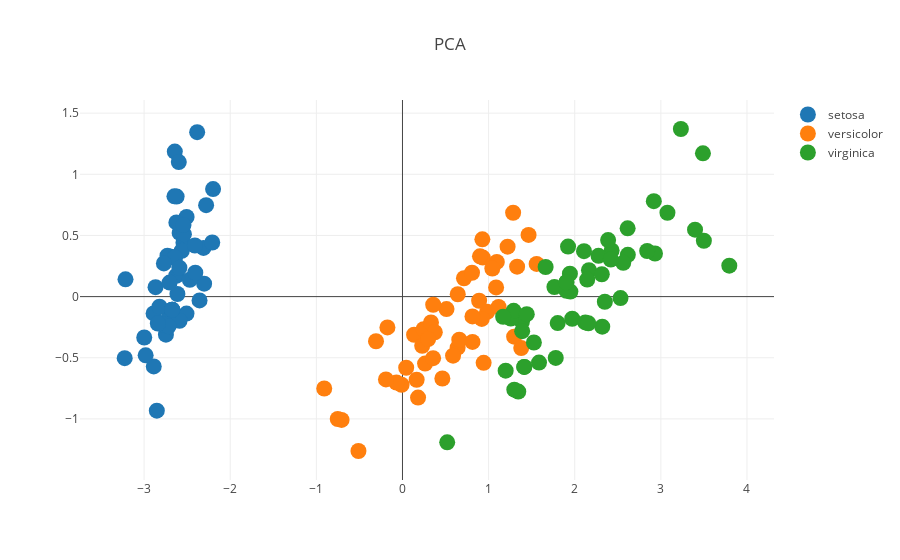

The notebook cell saved with this chart:
### Code cell
generate_chart("PCA",['pca1','pca2'])

### Figure 1 — Plotly figure (JSON) as saved in the notebook; plotly's stock layout.template omitted (floating-point values rounded to 4 significant figures)
{"data": [{"hoverinfo": "text", "marker": {"size": 16}, "mode": "markers", "name": "setosa", "text": ["sepal length (cm): 5.1<br>sepal width (cm): 3.5<br>petal length (cm): 1.4<br>petal width (cm): 0.2", "sepal length (cm): 4.9<br>sepal width (cm): 3.0<br>petal length (cm): 1.4<br>petal width (cm): 0.2", "sepal length (cm): 4.7<br>sepal width (cm): 3.2<br>petal length (cm): 1.3<br>petal width (cm): 0.2", "sepal length (cm): 4.6<br>sepal width (cm): 3.1<br>petal length (cm): 1.5<br>petal width (cm): 0.2", "sepal length (cm): 5.0<br>sepal width (cm): 3.6<br>petal length (cm): 1.4<br>petal width (cm): 0.2", "sepal length (cm): 5.4<br>sepal width (cm): 3.9<br>petal length (cm): 1.7<br>petal width (cm): 0.4", "sepal length (cm): 4.6<br>sepal width (cm): 3.4<br>petal length (cm): 1.4<br>petal width (cm): 0.3", "sepal length (cm): 5.0<br>sepal width (cm): 3.4<br>petal length (cm): 1.5<br>petal width (cm): 0.2", "sepal length (cm): 4.4<br>sepal width (cm): 2.9<br>petal length (cm): 1.4<br>petal width (cm): 0.2", "sepal length (cm): 4.9<br>sepal width (cm): 3.1<br>petal length (cm): 1.5<br>petal width (cm): 0.1", "sepal length (cm): 5.4<br>sepal width (cm): 3.7<br>petal length (cm): 1.5<br>petal width (cm): 0.2", "sepal length (cm): 4.8<br>sepal width (cm): 3.4<br>petal length (cm): 1.6<br>petal width (cm): 0.2", "sepal length (cm): 4.8<br>sepal width (cm): 3.0<br>petal length (cm): 1.4<br>petal width (cm): 0.1", "sepal length (cm): 4.3<br>sepal width (cm): 3.0<br>petal length (cm): 1.1<br>petal width (cm): 0.1", "sepal length (cm): 5.8<br>sepal width (cm): 4.0<br>petal length (cm): 1.2<br>petal width (cm): 0.2", "sepal length (cm): 5.7<br>sepal width (cm): 4.4<br>petal length (cm): 1.5<br>petal width (cm): 0.4", "sepal length (cm): 5.4<br>sepal width (cm): 3.9<br>petal length (cm): 1.3<br>petal width (cm): 0.4", "sepal length (cm): 5.1<br>sepal width (cm): 3.5<br>petal length (cm): 1.4<br>petal width (cm): 0.3", "sepal length (cm): 5.7<br>sepal width (cm): 3.8<br>petal length (cm): 1.7<br>petal width (cm): 0.3", "sepal length (cm): 5.1<br>sepal width (cm): 3.8<br>petal length (cm): 1.5<br>petal width (cm): 0.3", "sepal length (cm): 5.4<br>sepal width (cm): 3.4<br>petal length (cm): 1.7<br>petal width (cm): 0.2", "sepal length (cm): 5.1<br>sepal width (cm): 3.7<br>petal length (cm): 1.5<br>petal width (cm): 0.4", "sepal length (cm): 4.6<br>sepal width (cm): 3.6<br>petal length (cm): 1.0<br>petal width (cm): 0.2", "sepal length (cm): 5.1<br>sepal width (cm): 3.3<br>petal length (cm): 1.7<br>petal width (cm): 0.5", "sepal length (cm): 4.8<br>sepal width (cm): 3.4<br>petal length (cm): 1.9<br>petal width (cm): 0.2", "sepal length (cm): 5.0<br>sepal width (cm): 3.0<br>petal length (cm): 1.6<br>petal width (cm): 0.2", "sepal length (cm): 5.0<br>sepal width (cm): 3.4<br>petal length (cm): 1.6<br>petal width (cm): 0.4", "sepal length (cm): 5.2<br>sepal width (cm): 3.5<br>petal length (cm): 1.5<br>petal width (cm): 0.2", "sepal length (cm): 5.2<br>sepal width (cm): 3.4<br>petal length (cm): 1.4<br>petal width (cm): 0.2", "sepal length (cm): 4.7<br>sepal width (cm): 3.2<br>petal length (cm): 1.6<br>petal width (cm): 0.2", "sepal length (cm): 4.8<br>sepal width (cm): 3.1<br>petal length (cm): 1.6<br>petal width (cm): 0.2", "sepal length (cm): 5.4<br>sepal width (cm): 3.4<br>petal length (cm): 1.5<br>petal width (cm): 0.4", "sepal length (cm): 5.2<br>sepal width (cm): 4.1<br>petal length (cm): 1.5<br>petal width (cm): 0.1", "sepal length (cm): 5.5<br>sepal width (cm): 4.2<br>petal length (cm): 1.4<br>petal width (cm): 0.2", "sepal length (cm): 4.9<br>sepal width (cm): 3.1<br>petal length (cm): 1.5<br>petal width (cm): 0.1", "sepal length (cm): 5.0<br>sepal width (cm): 3.2<br>petal length (cm): 1.2<br>petal width (cm): 0.2", "sepal length (cm): 5.5<br>sepal width (cm): 3.5<br>petal length (cm): 1.3<br>petal width (cm): 0.2", "sepal length (cm): 4.9<br>sepal width (cm): 3.1<br>petal length (cm): 1.5<br>petal width (cm): 0.1", "sepal length (cm): 4.4<br>sepal width (cm): 3.0<br>petal length (cm): 1.3<br>petal width (cm): 0.2", "sepal length (cm): 5.1<br>sepal width (cm): 3.4<br>petal length (cm): 1.5<br>petal width (cm): 0.2", "sepal length (cm): 5.0<br>sepal width (cm): 3.5<br>petal length (cm): 1.3<br>petal width (cm): 0.3", "sepal length (cm): 4.5<br>sepal width (cm): 2.3<br>petal length (cm): 1.3<br>petal width (cm): 0.3", "sepal length (cm): 4.4<br>sepal width (cm): 3.2<br>petal length (cm): 1.3<br>petal width (cm): 0.2", "sepal length (cm): 5.0<br>sepal width (cm): 3.5<br>petal length (cm): 1.6<br>petal width (cm): 0.6", "sepal length (cm): 5.1<br>sepal width (cm): 3.8<br>petal length (cm): 1.9<br>petal width (cm): 0.4", "sepal length (cm): 4.8<br>sepal width (cm): 3.0<br>petal length (cm): 1.4<br>petal width (cm): 0.3", "sepal length (cm): 5.1<br>sepal width (cm): 3.8<br>petal length (cm): 1.6<br>petal width (cm): 0.2", "sepal length (cm): 4.6<br>sepal width (cm): 3.2<br>petal length (cm): 1.4<br>petal width (cm): 0.2", "sepal length (cm): 5.3<br>sepal width (cm): 3.7<br>petal length (cm): 1.5<br>petal width (cm): 0.2", "sepal length (cm): 5.0<br>sepal width (cm): 3.3<br>petal length (cm): 1.4<br>petal width (cm): 0.2"], "type": "scatter", "x": [-2.684, -2.715, -2.89, -2.746, -2.729, -2.28, -2.821, -2.626, -2.888, -2.674, -2.507, -2.613, -2.787, -3.225, -2.644, -2.384, -2.623, -2.648, -2.199, -2.587, -2.311, -2.543, -3.216, -2.303, -2.356, -2.508, -2.469, -2.562, -2.64, -2.633, -2.588, -2.41, -2.648, -2.597, -2.674, -2.867, -2.625, -2.674, -2.982, -2.59, -2.77, -2.852, -2.998, -2.406, -2.209, -2.716, -2.538, -2.84, -2.543, -2.704], "y": [0.3266, -0.1696, -0.1373, -0.3111, 0.3339, 0.7478, -0.0821, 0.1704, -0.5708, -0.1067, 0.6519, 0.02152, -0.2277, -0.5033, 1.186, 1.345, 0.8181, 0.3191, 0.8792, 0.5205, 0.3979, 0.44, 0.1416, 0.1055, -0.03121, -0.1391, 0.1379, 0.3747, 0.3193, -0.1901, -0.1974, 0.4181, 0.82, 1.1, -0.1067, 0.07719, 0.6068, -0.1067, -0.4803, 0.2361, 0.2711, -0.9329, -0.3343, 0.1959, 0.4427, -0.2427, 0.5104, -0.2206, 0.5863, 0.115]}, {"hoverinfo": "text", "marker": {"size": 16}, "mode": "markers", "name": "versicolor", "text": ["sepal length (cm): 7.0<br>sepal width (cm): 3.2<br>petal length (cm): 4.7<br>petal width (cm): 1.4", "sepal length (cm): 6.4<br>sepal width (cm): 3.2<br>petal length (cm): 4.5<br>petal width (cm): 1.5", "sepal length (cm): 6.9<br>sepal width (cm): 3.1<br>petal length (cm): 4.9<br>petal width (cm): 1.5", "sepal length (cm): 5.5<br>sepal width (cm): 2.3<br>petal length (cm): 4.0<br>petal width (cm): 1.3", "sepal length (cm): 6.5<br>sepal width (cm): 2.8<br>petal length (cm): 4.6<br>petal width (cm): 1.5", "sepal length (cm): 5.7<br>sepal width (cm): 2.8<br>petal length (cm): 4.5<br>petal width (cm): 1.3", "sepal length (cm): 6.3<br>sepal width (cm): 3.3<br>petal length (cm): 4.7<br>petal width (cm): 1.6", "sepal length (cm): 4.9<br>sepal width (cm): 2.4<br>petal length (cm): 3.3<br>petal width (cm): 1.0", "sepal length (cm): 6.6<br>sepal width (cm): 2.9<br>petal length (cm): 4.6<br>petal width (cm): 1.3", "sepal length (cm): 5.2<br>sepal width (cm): 2.7<br>petal length (cm): 3.9<br>petal width (cm): 1.4", "sepal length (cm): 5.0<br>sepal width (cm): 2.0<br>petal length (cm): 3.5<br>petal width (cm): 1.0", "sepal length (cm): 5.9<br>sepal width (cm): 3.0<br>petal length (cm): 4.2<br>petal width (cm): 1.5", "sepal length (cm): 6.0<br>sepal width (cm): 2.2<br>petal length (cm): 4.0<br>petal width (cm): 1.0", "sepal length (cm): 6.1<br>sepal width (cm): 2.9<br>petal length (cm): 4.7<br>petal width (cm): 1.4", "sepal length (cm): 5.6<br>sepal width (cm): 2.9<br>petal length (cm): 3.6<br>petal width (cm): 1.3", "sepal length (cm): 6.7<br>sepal width (cm): 3.1<br>petal length (cm): 4.4<br>petal width (cm): 1.4", "sepal length (cm): 5.6<br>sepal width (cm): 3.0<br>petal length (cm): 4.5<br>petal width (cm): 1.5", "sepal length (cm): 5.8<br>sepal width (cm): 2.7<br>petal length (cm): 4.1<br>petal width (cm): 1.0", "sepal length (cm): 6.2<br>sepal width (cm): 2.2<br>petal length (cm): 4.5<br>petal width (cm): 1.5", "sepal length (cm): 5.6<br>sepal width (cm): 2.5<br>petal length (cm): 3.9<br>petal width (cm): 1.1", "sepal length (cm): 5.9<br>sepal width (cm): 3.2<br>petal length (cm): 4.8<br>petal width (cm): 1.8", "sepal length (cm): 6.1<br>sepal width (cm): 2.8<br>petal length (cm): 4.0<br>petal width (cm): 1.3", "sepal length (cm): 6.3<br>sepal width (cm): 2.5<br>petal length (cm): 4.9<br>petal width (cm): 1.5", "sepal length (cm): 6.1<br>sepal width (cm): 2.8<br>petal length (cm): 4.7<br>petal width (cm): 1.2", "sepal length (cm): 6.4<br>sepal width (cm): 2.9<br>petal length (cm): 4.3<br>petal width (cm): 1.3", "sepal length (cm): 6.6<br>sepal width (cm): 3.0<br>petal length (cm): 4.4<br>petal width (cm): 1.4", "sepal length (cm): 6.8<br>sepal width (cm): 2.8<br>petal length (cm): 4.8<br>petal width (cm): 1.4", "sepal length (cm): 6.7<br>sepal width (cm): 3.0<br>petal length (cm): 5.0<br>petal width (cm): 1.7", "sepal length (cm): 6.0<br>sepal width (cm): 2.9<br>petal length (cm): 4.5<br>petal width (cm): 1.5", "sepal length (cm): 5.7<br>sepal width (cm): 2.6<br>petal length (cm): 3.5<br>petal width (cm): 1.0", "sepal length (cm): 5.5<br>sepal width (cm): 2.4<br>petal length (cm): 3.8<br>petal width (cm): 1.1", "sepal length (cm): 5.5<br>sepal width (cm): 2.4<br>petal length (cm): 3.7<br>petal width (cm): 1.0", "sepal length (cm): 5.8<br>sepal width (cm): 2.7<br>petal length (cm): 3.9<br>petal width (cm): 1.2", "sepal length (cm): 6.0<br>sepal width (cm): 2.7<br>petal length (cm): 5.1<br>petal width (cm): 1.6", "sepal length (cm): 5.4<br>sepal width (cm): 3.0<br>petal length (cm): 4.5<br>petal width (cm): 1.5", "sepal length (cm): 6.0<br>sepal width (cm): 3.4<br>petal length (cm): 4.5<br>petal width (cm): 1.6", "sepal length (cm): 6.7<br>sepal width (cm): 3.1<br>petal length (cm): 4.7<br>petal width (cm): 1.5", "sepal length (cm): 6.3<br>sepal width (cm): 2.3<br>petal length (cm): 4.4<br>petal width (cm): 1.3", "sepal length (cm): 5.6<br>sepal width (cm): 3.0<br>petal length (cm): 4.1<br>petal width (cm): 1.3", "sepal length (cm): 5.5<br>sepal width (cm): 2.5<br>petal length (cm): 4.0<br>petal width (cm): 1.3", "sepal length (cm): 5.5<br>sepal width (cm): 2.6<br>petal length (cm): 4.4<br>petal width (cm): 1.2", "sepal length (cm): 6.1<br>sepal width (cm): 3.0<br>petal length (cm): 4.6<br>petal width (cm): 1.4", "sepal length (cm): 5.8<br>sepal width (cm): 2.6<br>petal length (cm): 4.0<br>petal width (cm): 1.2", "sepal length (cm): 5.0<br>sepal width (cm): 2.3<br>petal length (cm): 3.3<br>petal width (cm): 1.0", "sepal length (cm): 5.6<br>sepal width (cm): 2.7<br>petal length (cm): 4.2<br>petal width (cm): 1.3", "sepal length (cm): 5.7<br>sepal width (cm): 3.0<br>petal length (cm): 4.2<br>petal width (cm): 1.2", "sepal length (cm): 5.7<br>sepal width (cm): 2.9<br>petal length (cm): 4.2<br>petal width (cm): 1.3", "sepal length (cm): 6.2<br>sepal width (cm): 2.9<br>petal length (cm): 4.3<br>petal width (cm): 1.3", "sepal length (cm): 5.1<br>sepal width (cm): 2.5<br>petal length (cm): 3.0<br>petal width (cm): 1.1", "sepal length (cm): 5.7<br>sepal width (cm): 2.8<br>petal length (cm): 4.1<br>petal width (cm): 1.3"], "type": "scatter", "x": [1.285, 0.9324, 1.464, 0.181, 1.087, 0.6404, 1.095, -0.7515, 1.043, -0.01019, -0.5111, 0.5111, 0.2623, 0.984, -0.1749, 0.9276, 0.6596, 0.2345, 0.9424, 0.04325, 1.116, 0.3568, 1.296, 0.9205, 0.714, 0.8996, 1.331, 1.557, 0.8125, -0.3073, -0.07034, -0.1919, 0.135, 1.379, 0.5873, 0.8072, 1.22, 0.8129, 0.2452, 0.1645, 0.463, 0.8902, 0.2289, -0.7071, 0.3555, 0.3311, 0.3752, 0.6417, -0.9085, 0.2978], "y": [0.6854, 0.3192, 0.5042, -0.8256, 0.07539, -0.4173, 0.2839, -1.001, 0.229, -0.7206, -1.262, -0.1023, -0.5479, -0.1244, -0.2518, 0.4682, -0.352, -0.3319, -0.5418, -0.5815, -0.08421, -0.06682, -0.3276, -0.1824, 0.1504, 0.3296, 0.2447, 0.2674, -0.1623, -0.3651, -0.7025, -0.6775, -0.3117, -0.4212, -0.4833, 0.1951, 0.408, -0.3707, -0.2667, -0.6797, -0.6695, -0.03381, -0.4023, -1.008, -0.5032, -0.2112, -0.2916, 0.01907, -0.7516, -0.347]}, {"hoverinfo": "text", "marker": {"size": 16}, "mode": "markers", "name": "virginica", "text": ["sepal length (cm): 6.3<br>sepal width (cm): 3.3<br>petal length (cm): 6.0<br>petal width (cm): 2.5", "sepal length (cm): 5.8<br>sepal width (cm): 2.7<br>petal length (cm): 5.1<br>petal width (cm): 1.9", "sepal length (cm): 7.1<br>sepal width (cm): 3.0<br>petal length (cm): 5.9<br>petal width (cm): 2.1", "sepal length (cm): 6.3<br>sepal width (cm): 2.9<br>petal length (cm): 5.6<br>petal width (cm): 1.8", "sepal length (cm): 6.5<br>sepal width (cm): 3.0<br>petal length (cm): 5.8<br>petal width (cm): 2.2", "sepal length (cm): 7.6<br>sepal width (cm): 3.0<br>petal length (cm): 6.6<br>petal width (cm): 2.1", "sepal length (cm): 4.9<br>sepal width (cm): 2.5<br>petal length (cm): 4.5<br>petal width (cm): 1.7", "sepal length (cm): 7.3<br>sepal width (cm): 2.9<br>petal length (cm): 6.3<br>petal width (cm): 1.8", "sepal length (cm): 6.7<br>sepal width (cm): 2.5<br>petal length (cm): 5.8<br>petal width (cm): 1.8", "sepal length (cm): 7.2<br>sepal width (cm): 3.6<br>petal length (cm): 6.1<br>petal width (cm): 2.5", "sepal length (cm): 6.5<br>sepal width (cm): 3.2<br>petal length (cm): 5.1<br>petal width (cm): 2.0", "sepal length (cm): 6.4<br>sepal width (cm): 2.7<br>petal length (cm): 5.3<br>petal width (cm): 1.9", "sepal length (cm): 6.8<br>sepal width (cm): 3.0<br>petal length (cm): 5.5<br>petal width (cm): 2.1", "sepal length (cm): 5.7<br>sepal width (cm): 2.5<br>petal length (cm): 5.0<br>petal width (cm): 2.0", "sepal length (cm): 5.8<br>sepal width (cm): 2.8<br>petal length (cm): 5.1<br>petal width (cm): 2.4", "sepal length (cm): 6.4<br>sepal width (cm): 3.2<br>petal length (cm): 5.3<br>petal width (cm): 2.3", "sepal length (cm): 6.5<br>sepal width (cm): 3.0<br>petal length (cm): 5.5<br>petal width (cm): 1.8", "sepal length (cm): 7.7<br>sepal width (cm): 3.8<br>petal length (cm): 6.7<br>petal width (cm): 2.2", "sepal length (cm): 7.7<br>sepal width (cm): 2.6<br>petal length (cm): 6.9<br>petal width (cm): 2.3", "sepal length (cm): 6.0<br>sepal width (cm): 2.2<br>petal length (cm): 5.0<br>petal width (cm): 1.5", "sepal length (cm): 6.9<br>sepal width (cm): 3.2<br>petal length (cm): 5.7<br>petal width (cm): 2.3", "sepal length (cm): 5.6<br>sepal width (cm): 2.8<br>petal length (cm): 4.9<br>petal width (cm): 2.0", "sepal length (cm): 7.7<br>sepal width (cm): 2.8<br>petal length (cm): 6.7<br>petal width (cm): 2.0", "sepal length (cm): 6.3<br>sepal width (cm): 2.7<br>petal length (cm): 4.9<br>petal width (cm): 1.8", "sepal length (cm): 6.7<br>sepal width (cm): 3.3<br>petal length (cm): 5.7<br>petal width (cm): 2.1", "sepal length (cm): 7.2<br>sepal width (cm): 3.2<br>petal length (cm): 6.0<br>petal width (cm): 1.8", "sepal length (cm): 6.2<br>sepal width (cm): 2.8<br>petal length (cm): 4.8<br>petal width (cm): 1.8", "sepal length (cm): 6.1<br>sepal width (cm): 3.0<br>petal length (cm): 4.9<br>petal width (cm): 1.8", "sepal length (cm): 6.4<br>sepal width (cm): 2.8<br>petal length (cm): 5.6<br>petal width (cm): 2.1", "sepal length (cm): 7.2<br>sepal width (cm): 3.0<br>petal length (cm): 5.8<br>petal width (cm): 1.6", "sepal length (cm): 7.4<br>sepal width (cm): 2.8<br>petal length (cm): 6.1<br>petal width (cm): 1.9", "sepal length (cm): 7.9<br>sepal width (cm): 3.8<br>petal length (cm): 6.4<br>petal width (cm): 2.0", "sepal length (cm): 6.4<br>sepal width (cm): 2.8<br>petal length (cm): 5.6<br>petal width (cm): 2.2", "sepal length (cm): 6.3<br>sepal width (cm): 2.8<br>petal length (cm): 5.1<br>petal width (cm): 1.5", "sepal length (cm): 6.1<br>sepal width (cm): 2.6<br>petal length (cm): 5.6<br>petal width (cm): 1.4", "sepal length (cm): 7.7<br>sepal width (cm): 3.0<br>petal length (cm): 6.1<br>petal width (cm): 2.3", "sepal length (cm): 6.3<br>sepal width (cm): 3.4<br>petal length (cm): 5.6<br>petal width (cm): 2.4", "sepal length (cm): 6.4<br>sepal width (cm): 3.1<br>petal length (cm): 5.5<br>petal width (cm): 1.8", "sepal length (cm): 6.0<br>sepal width (cm): 3.0<br>petal length (cm): 4.8<br>petal width (cm): 1.8", "sepal length (cm): 6.9<br>sepal width (cm): 3.1<br>petal length (cm): 5.4<br>petal width (cm): 2.1", "sepal length (cm): 6.7<br>sepal width (cm): 3.1<br>petal length (cm): 5.6<br>petal width (cm): 2.4", "sepal length (cm): 6.9<br>sepal width (cm): 3.1<br>petal length (cm): 5.1<br>petal width (cm): 2.3", "sepal length (cm): 5.8<br>sepal width (cm): 2.7<br>petal length (cm): 5.1<br>petal width (cm): 1.9", "sepal length (cm): 6.8<br>sepal width (cm): 3.2<br>petal length (cm): 5.9<br>petal width (cm): 2.3", "sepal length (cm): 6.7<br>sepal width (cm): 3.3<br>petal length (cm): 5.7<br>petal width (cm): 2.5", "sepal length (cm): 6.7<br>sepal width (cm): 3.0<br>petal length (cm): 5.2<br>petal width (cm): 2.3", "sepal length (cm): 6.3<br>sepal width (cm): 2.5<br>petal length (cm): 5.0<br>petal width (cm): 1.9", "sepal length (cm): 6.5<br>sepal width (cm): 3.0<br>petal length (cm): 5.2<br>petal width (cm): 2.0", "sepal length (cm): 6.2<br>sepal width (cm): 3.4<br>petal length (cm): 5.4<br>petal width (cm): 2.3", "sepal length (cm): 5.9<br>sepal width (cm): 3.0<br>petal length (cm): 5.1<br>petal width (cm): 1.8"], "type": "scatter", "x": [2.532, 1.414, 2.616, 1.971, 2.35, 3.397, 0.5194, 2.932, 2.32, 2.918, 1.662, 1.802, 2.165, 1.345, 1.585, 1.905, 1.949, 3.489, 3.795, 1.298, 2.428, 1.198, 3.499, 1.388, 2.276, 2.614, 1.258, 1.291, 2.123, 2.388, 2.841, 3.232, 2.159, 1.443, 1.78, 3.077, 2.145, 1.905, 1.169, 2.108, 2.314, 1.922, 1.414, 2.563, 2.419, 1.944, 1.526, 1.764, 1.902, 1.39], "y": [-0.01184, -0.5749, 0.3419, -0.1811, -0.04188, 0.5472, -1.191, 0.3524, -0.2455, 0.7804, 0.242, -0.2162, 0.2153, -0.7764, -0.5393, 0.1188, 0.04073, 1.172, 0.2533, -0.761, 0.3768, -0.6056, 0.4568, -0.204, 0.3334, 0.5584, -0.1791, -0.1164, -0.2109, 0.4625, 0.3727, 1.371, -0.2183, -0.1438, -0.5015, 0.6858, 0.1389, 0.04805, -0.1645, 0.3715, 0.1826, 0.4093, -0.5749, 0.276, 0.3035, 0.1874, -0.375, 0.07852, 0.1159, -0.2829]}], "layout": {"title": "PCA"}}
